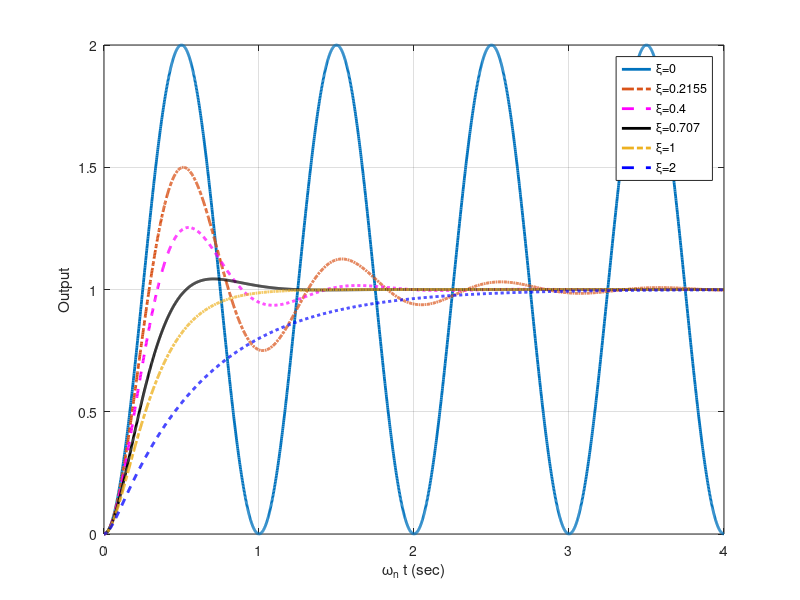

This chart was generated by the following MATLAB code:
%% 
% 	Fundamentals of Robotics: Practical Case Studies with Matlab & Python
%   By Prof. Hamid D. Taghirad
%   Copyright CRC - Press @2025
%
%   This program illustrated transient response of a second order system
%   for different values of \zeta and \omega_n
%
%% Parameter Definitions
clear; clc; clf
s=tf('s');
zeta=[0; 0.2155 ;0.4; 0.707; 1; 2]; omega=1;
sys1=1/(s^2+2*zeta(1)*omega*s+omega^2);
sys2=1/(s^2+2*zeta(2)*omega*s+omega^2);
sys3=1/(s^2+2*zeta(3)*omega*s+omega^2);
sys4=1/(s^2+2*zeta(4)*omega*s+omega^2);
sys5=1/(s^2+2*zeta(5)*omega*s+omega^2);
sys6=1/(s^2+2*zeta(6)*omega*s+omega^2);

t=0.:0.01:8*pi;
y1=step(sys1, t); y2=step(sys2, t);
y3=step(sys3, t); y4=step(sys4, t);
y5=step(sys5, t); y6=step(sys6, t);
t=t/2/pi;

%%   Final Plot
%    Figure 6.6 of the book
plot(t,y1, t, y2, '-.', ...
    t,y3, '--m', t, y4, '-k', ...
    t,y5, '-.', t, y6, '--b' ), grid
set(findall(figure(1),'type','line'),'linewidth',2)
legend('\xi=0','\xi=0.2155','\xi=0.4','\xi=0.707','\xi=1',...
    '\xi=2')
xlabel('\omega_n t (sec)')
ylabel('Output')
